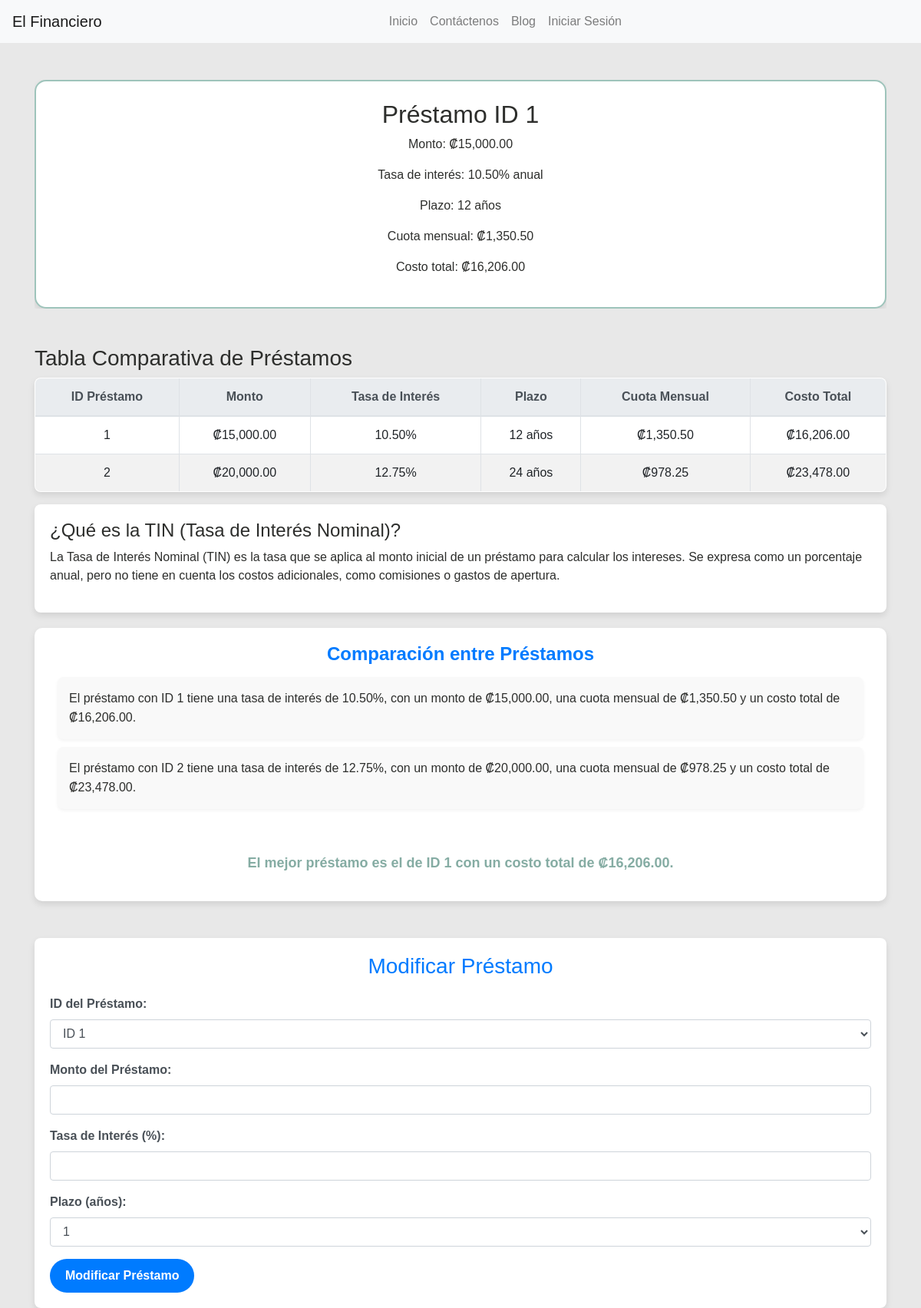
The app's page /comparacion_prestamos.php with its own data.
### tables this page shows
CREATE TABLE prestamos (
    ID_Prestamo INT(11) NOT NULL AUTO_INCREMENT,
    Tasa_de_Interes DECIMAL(5,2) NULL DEFAULT NULL,
    Monto DECIMAL(15,2) NULL DEFAULT NULL,
    Plazo INT(11) NULL DEFAULT NULL,
    Cuota DECIMAL(15,2) NULL DEFAULT NULL,
    Costo DECIMAL(15,2) NULL DEFAULT NULL,
    PRIMARY KEY (ID_Prestamo)
);

### comparacion_prestamos.php (the view, shortened to what this page needs)
<?php
require_once 'includes/header.php';
$db = Database::getInstance();
$conexion = $db->getConnection();
$prestamos = [];
try {
    $stmt = $conexion->query("SELECT * FROM prestamos");
    $prestamos = $stmt->fetch_all(MYSQLI_ASSOC);
} catch (Exception $e) {
    echo "Error al consultar los préstamos: " . $e->getMessage();
}
?>
<!DOCTYPE html>
<html lang="es">
<head>
    <link href="https://stackpath.bootstrapcdn.com/bootstrap/4.5.2/css/bootstrap.min.css" rel="stylesheet">
    <link href="https://cdnjs.cloudflare.com/ajax/libs/font-awesome/6.0.0-beta3/css/all.min.css" rel="stylesheet">
</head>
<body>
<div class="container mt-5">
    <div id="loanCarousel" class="carousel slide" data-bs-ride="carousel">
        <div class="carousel-inner">
            <?php foreach ($prestamos as $index => $prestamo): ?>
                <div class="carousel-item <?= $index === 0 ? 'active' : '' ?>">
                    <div class="loan-card text-center p-4" style="border: 2px solid #9EC4BB; border-radius: 15px;">
                        <h2>Préstamo ID <?= htmlspecialchars($prestamo['ID_Prestamo']) ?></h2>
                        <p>Monto: ₡<?= number_format($prestamo['Monto'], 2) ?></p>
                        <p>Tasa de interés: <?= htmlspecialchars($prestamo['Tasa_de_Interes']) ?>% anual</p>
                        <p>Plazo: <?= htmlspecialchars($prestamo['Plazo']) ?> años</p>
                        <p>Cuota mensual: ₡<?= number_format($prestamo['Cuota'], 2) ?></p>
                        <p>Costo total: ₡<?= number_format($prestamo['Costo'], 2) ?></p>
                    </div>
                </div>
            <?php endforeach; ?>
        </div>
    </div>
    <div class="comparison-table mt-5">
        <h3>Tabla Comparativa de Préstamos</h3>
        <table class="table table-bordered">
            <thead class="thead-light">
                <tr>
                    <th>ID Préstamo</th>
                    <th>Monto</th>
                    <th>Tasa de Interés</th>
                    <th>Plazo</th>
                    <th>Cuota Mensual</th>
                    <th>Costo Total</th>
                </tr>
            </thead>
            <tbody>
                <?php foreach ($prestamos as $prestamo): ?>
                    <tr>
                        <td><?= htmlspecialchars($prestamo['ID_Prestamo']) ?></td>
                        <td>₡<?= number_format($prestamo['Monto'], 2) ?></td>
                        <td><?= htmlspecialchars($prestamo['Tasa_de_Interes']) ?>%</td>
                        <td><?= htmlspecialchars($prestamo['Plazo']) ?> años</td>
                        <td>₡<?= number_format($prestamo['Cuota'], 2) ?></td>
                        <td>₡<?= number_format($prestamo['Costo'], 2) ?></td>
                    </tr>
                <?php endforeach; ?>
            </tbody>
        </table>
    </div>
    <div class="explanation-box">
        <h4>¿Qué es la TIN (Tasa de Interés Nominal)?</h4>
        <p>La Tasa de Interés Nominal (TIN) es la tasa que se aplica al monto inicial de un préstamo para calcular los intereses. Se expresa como un porcentaje anual, pero no tiene en cuenta los costos adicionales, como comisiones o gastos de apertura.</p>
    </div>
    <div class="comparison-box">
        <h4>Comparación entre Préstamos</h4>
        <ul>
            <?php
                $mejorPrestamo = null;
                foreach ($prestamos as $prestamo) {
                    $monto = $prestamo['Monto'];
                    $tasa = $prestamo['Tasa_de_Interes'];
                    $cuota = $prestamo['Cuota'];
                    $costoTotal = $prestamo['Costo'];
                    $mensaje = "El préstamo con ID {$prestamo['ID_Prestamo']} tiene una tasa de interés de {$tasa}%,
                    con un monto de ₡" . number_format($monto, 2) .
                    ", una cuota mensual de ₡" . number_format($cuota, 2) .
                    " y un costo total de ₡" . number_format($costoTotal, 2) . ".";
                    echo "<li>$mensaje</li>";
                    if (is_null($mejorPrestamo) || $costoTotal < $mejorPrestamo['Costo']) {
                        $mejorPrestamo = $prestamo;
                    }
                }
                if ($mejorPrestamo) {
                    echo "<br><strong>El mejor préstamo es el de ID {$mejorPrestamo['ID_Prestamo']} con un costo total de ₡"
                         . number_format($mejorPrestamo['Costo'], 2) . ".</strong>";
                }
            ?>
        </ul>
    </div>
    <div class="form-section mt-5">
        <h3>Modificar Préstamo</h3>
        <form action="" method="POST">
            <div class="form-group">
                <label for="loanID">ID del Préstamo:</label>
                <select name="loanID" class="form-control" required>
                    <?php foreach ($prestamos as $prestamo): ?>
                        <option value="<?= htmlspecialchars($prestamo['ID_Prestamo']) ?>">ID <?= htmlspecialchars($prestamo['ID_Prestamo']) ?></option>
                    <?php endforeach; ?>
                </select>
            </div>
            <div class="form-group">
                <label for="loanAmount">Monto del Préstamo:</label>
                <input type="number" name="loanAmount" class="form-control" required>
            </div>
            <div class="form-group">
                <label for="interestRate">Tasa de Interés (%):</label>
                <input type="number" name="interestRate" step="0.01" class="form-control" required>
            </div>
            <div class="form-group">
                <label for="loanTerm">Plazo (años):</label>
                <select name="loanTerm" class="form-control" required>
                    <option value="1">1</option>
                </select>
            </div>
            <button type="submit" class="btn btn-primary">Modificar Préstamo</button>
        </form>
    </div>
</div>
</body>
</html>

### includes/header.php (shortened to what this page needs)
<?php
$logueado = isset($_SESSION['user_id']);
?>
<!DOCTYPE html>
<html lang="es">
<header>
    <nav class="navbar navbar-expand-lg navbar-light bg-light">
        <a class="navbar-brand mx-auto" href="index.php">El Financiero</a>
        <div class="collapse navbar-collapse" id="navbarNav">
            <ul class="navbar-nav mx-auto">
                <li class="nav-item">
                    <a class="nav-link text-truncate" href="index.php">Inicio</a>
                </li>
                <li class="nav-item">
                    <a class="nav-link text-truncate" href="contactenos.php">Contáctenos</a>
                </li>
                <li class="nav-item">
                    <a class="nav-link text-truncate" href="blog.php">Blog</a>
                </li>
                <?php if ($logueado): ?>
                    <li class="nav-item">
                        <a class="nav-link text-truncate" href="calculadora_impuestos.php">Calculadora de Impuestos</a>
                    </li>
                    <li class="nav-item">
                        <a class="nav-link text-truncate" href="calculadora_aguinaldos.php">Calculadora de Aguinaldos</a>
                    </li>
                    <li class="nav-item">
                        <a class="nav-link text-truncate" href="comparacion_prestamos.php">Comparación de Préstamos</a>
                    </li>
                    <li class="nav-item">
                        <a class="nav-link text-truncate" href="administrador_presupuesto.php">Administración de Presupuestos</a>
                    </li>
                    <li class="nav-item">
                        <a class="nav-link text-truncate" href="notificacion.php">
                            <i class="fas fa-bell"></i>
                        </a>
                    </li>
                    <li class="nav-item dropdown">
                        <a class="nav-link dropdown-toggle" href="#" id="userDropdown" role="button" data-toggle="dropdown" aria-haspopup="true" aria-expanded="false">
                            <i class="fas fa-user"></i>
                        </a>
                        <div class="dropdown-menu dropdown-menu-right" aria-labelledby="userDropdown">
                            <span class="dropdown-item-text font-weight-bold">
                                <i class="fas fa-user"></i>
                                <?php echo htmlspecialchars($_SESSION['user_name']); ?>
                            </span>
                            <div class="dropdown-divider"></div>
                            <a class="dropdown-item" href="perfil.php">Mi Perfil</a>
                            <a class="dropdown-item" href="logout.php">Cerrar Sesión</a>
                        </div>
                    </li>
                <?php else: ?>
                    <li class="nav-item">
                        <a class="nav-link text-truncate" href="login.php">Iniciar Sesión</a>
                    </li>
                <?php endif; ?>
            </ul>
        </div>
    </nav>
</header>

### comparacion_prestamos.php (style rules this page uses)
body { background-color:#e7e7e7ec; color: #2D2E2C; font-family: 'Arial', sans-serif; }
#loanCarousel .loan-card { background-color: #ffffff; box-shadow: 0 4px 8px rgba(0, 0, 0, 0.1); transition: transform 0.3s ease, box-shadow 0.3s ease; }
.table { background-color: #ffffff; box-shadow: 0 4px 8px rgba(0, 0, 0, 0.1); border-radius: 8px; overflow: hidden; }
.table th, .table td { text-align: center; vertical-align: middle; }
.table tbody tr:nth-child(even) { background-color: #f2f2f2; }
.form-section { background-color: #ffffff; box-shadow: 0 4px 8px rgba(0, 0, 0, 0.1); padding: 20px; border-radius: 8px; }
.form-section h3 { text-align: center; margin-bottom: 20px; color: #007bff; }
.form-section .form-group label { font-weight: bold; color: #495057; }
.form-section .btn-primary { background-color: #007bff; border: none; border-radius: 30px; padding: 10px 20px; font-weight: bold; transition: background-color 0.3s ease, transform 0.2s ease; }
.explanation-box { background-color: #ffffff; padding: 20px; border-radius: 8px; box-shadow: 0 4px 8px rgba(0, 0, 0, 0.1); margin-bottom: 20px; font-size: 16px; line-height: 1.5; }
.comparison-box { background-color: #ffffff; padding: 20px 30px; border-radius: 10px; box-shadow: 0 4px 8px rgba(0, 0, 0, 0.1); margin-bottom: 20px; font-size: 16px; line-height: 1.6; }
.comparison-box h4 { text-align: center; color: #007bff; font-weight: bold; margin-bottom: 15px; }
.comparison-box ul { list-style: none; padding: 0; }
.comparison-box ul li { background-color: #f9f9f9; margin-bottom: 10px; padding: 15px; border-radius: 8px; box-shadow: 0 2px 4px rgba(0, 0, 0, 0.05); position: relative; transition: background-color 0.3s ease, transform 0.2s ease; }
.comparison-box strong { display: block; margin-top: 20px; font-size: 18px; color:rgb(133, 172, 163); text-align: center; font-weight: bold; }

### records on screen
prestamos: ID_Prestamo "1", Monto "15,000.00", Tasa_de_Interes "10.50", Plazo "12", Cuota "1,350.50", Costo "16,206.00", mensaje "El préstamo con ID 1 tiene una tasa de interés de 10.50%, con un monto de ₡15,000.00, una cuota mensual de ₡1,350.50 y un costo total de ₡16,206.00."
prestamos: ID_Prestamo "2", Monto "20,000.00", Tasa_de_Interes "12.75", Plazo "24", Cuota "978.25", Costo "23,478.00", mensaje "El préstamo con ID 2 tiene una tasa de interés de 12.75%, con un monto de ₡20,000.00, una cuota mensual de ₡978.25 y un costo total de ₡23,478.00."
